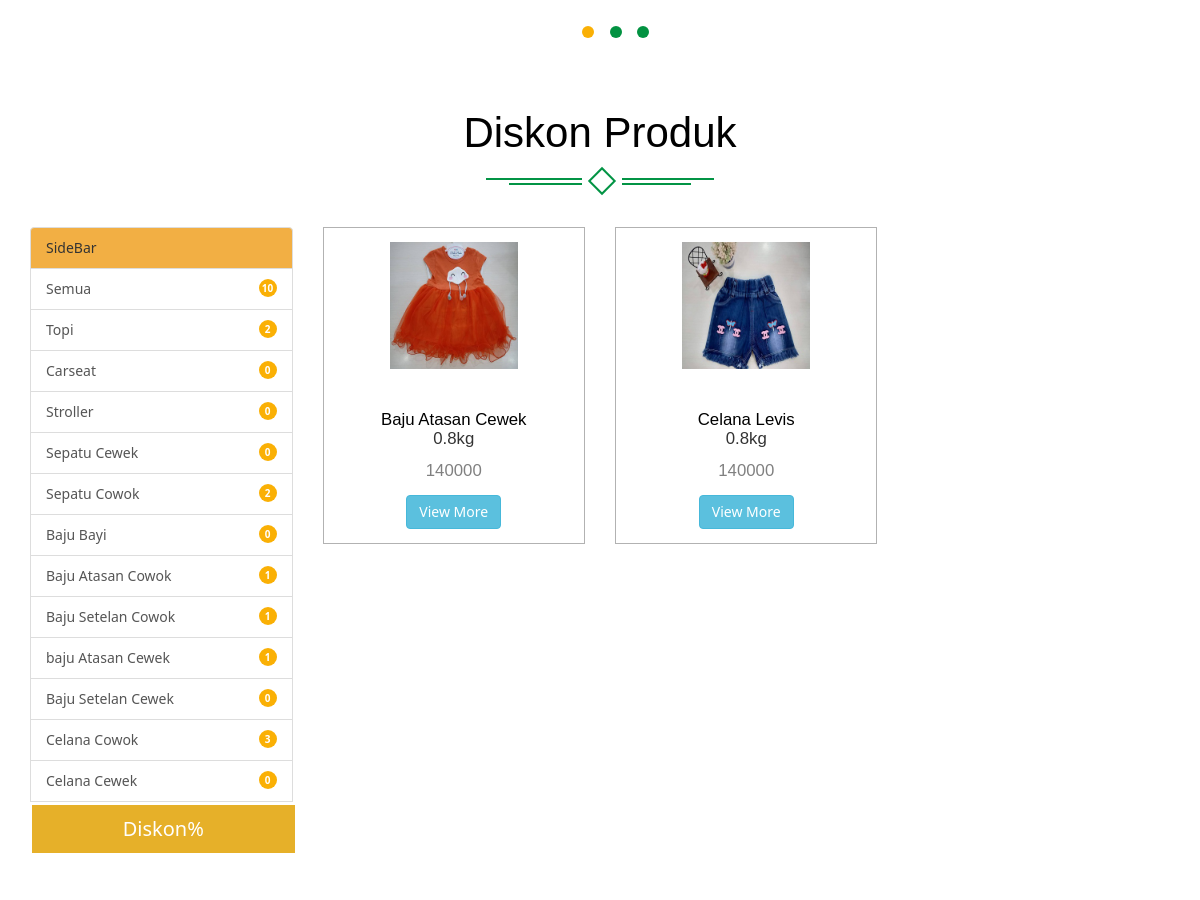
Before: /pengunjung/dashboard/diskonproduk.php (middle part) with the older database file.
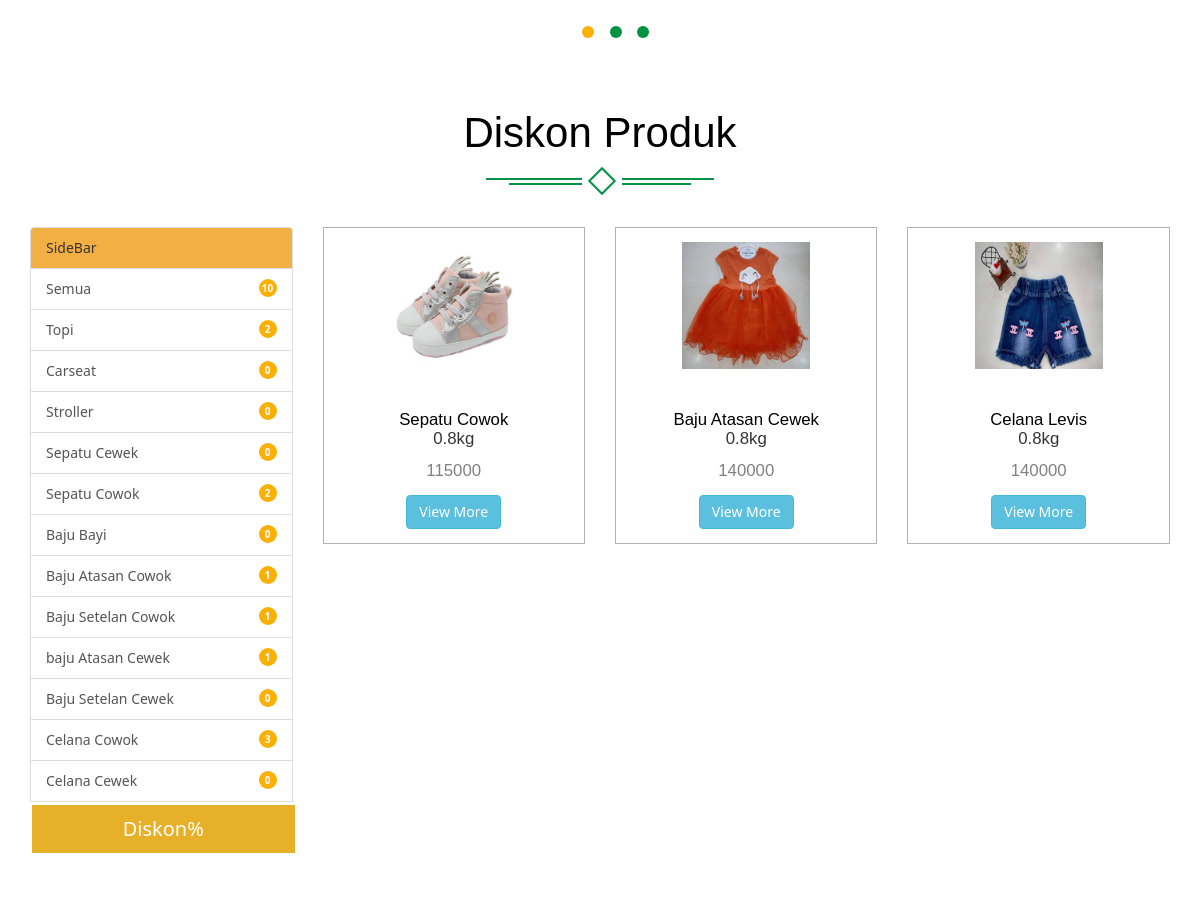
After: the same page with the newer database file.
### tables this page shows
CREATE TABLE `sub_kategori` (
  `kd_subkategori` int(11) NOT NULL,
  `id_kategori` int(11) NOT NULL,
  `nama_subkategori` varchar(50) NOT NULL
);

CREATE TABLE `produk` (
  `kodeproduk` int(11) NOT NULL,
  `kd_subkategori` int(11) NOT NULL,
  `nama_produk` varchar(50) NOT NULL,
  `deskripsi` varchar(255) NOT NULL,
  `harga_produk` int(11) NOT NULL,
  `stok` int(11) NOT NULL,
  `berat` float NOT NULL,
  `foto1` varchar(255) NOT NULL,
  `foto2` varchar(255) DEFAULT NULL,
  `ukuran` varchar(200) NOT NULL,
  `diskon` int(11) DEFAULT NULL,
  `tgl_masuk` datetime NOT NULL
);

### pengunjung/dashboard/diskonproduk.php (the view, shortened to what this page needs)
<?php include_once('../_headerpenggunjung.php'); ?>
<!DOCTYPE html>
<html>
<head>
</head>
</head>
<body>
	<div class="product">
		<div class="container">
			<div class="spec ">
				<h3>Diskon Produk</h3>
				<div class="ser-t">
					<span><i></i></span>
				</div>
			</div>
			<div class="row">
				<div class="col-md-3">
					<span href="#" class="list-group-item active" style="background: #f2af44">
						SideBar
					</span>
					<?php
					$sql    ="SELECT * FROM produk";
					$query    =mysqli_query($conn, $sql);
					$count    =mysqli_num_rows($query);
					?>
					<a href="" class="list-group-item">
					</i>Semua<span class="float-right badge badge-light round">
						<?php echo $count; ?></span> </a>
						<?php $ambil = mysqli_query($conn, "SELECT * FROM sub_kategori"); ?>
						<?php while ($persubkategori=  mysqli_fetch_assoc($ambil)) { ?>
							<?php
							$sql1      = "SELECT * from produk where kd_subkategori=$persubkategori[kd_subkategori]";
							$query1    = mysqli_query($conn, $sql1);
							$count1    = mysqli_num_rows($query1);
							?>
							<a href="subkategori.php?halaman=subkategori&kd_subkategori=<?php echo $persubkategori["kd_subkategori"] ?>" class="list-group-item">
							</i><?php echo $persubkategori["nama_subkategori"]; ?><span class="float-right badge badge-light round"><?php echo $count1; ?></span> </a>
							<?php } ?>
						<div>
								<a href="diskonproduk.php?halaman=diskonproduk" class="button btn-block">Diskon%</a>
						</div>
					</div>
						<div class="col-md-9">
							<div class="row">
								<?php $ambil = mysqli_query($conn, "SELECT * FROM produk WHERE diskon ORDER BY tgl_masuk DESC LIMIT 30"); ?>
								<?php while ($perproduk =  mysqli_fetch_assoc($ambil)) { ?>
									<div class="col-md-4 pro-1">
										<div class="col-m">
											<a href="#" data-toggle="modal" data-target="#myModal24" class="offer-img">
												<img src="../../images/<?php echo $perproduk["foto1"]; ?>" class="img-responsive" alt="">
											</a>
											<div class="mid-1">
												<div class="women">
													<h6 style="text-align: center;"><a href="deskripsi.php?halaman=deskripsi&kodeproduk=<?php echo $perproduk["kodeproduk"]; ?>"><?php echo $perproduk["nama_produk"] ?></a><p><?php echo $perproduk["berat"]; ?>kg</p>	</h6>
												</div>
												<div class="mid-2">
													<h6 style="text-align: center; color: grey"><?php echo $perproduk["harga_produk"]; ?></h6>
												</div>
												<div class="add">
													<a href="deskripsi.php?halaman=deskripsi&kodeproduk=<?php echo $perproduk["kodeproduk"]; ?>" class="btn btn-info"><span class="">View More</span></a>
												</div>
											</div>
										</div>
									</div>
									<?php } ?>
									<div class="clearfix"></div>
								</div>
							</div>
						</div>
					</div>
				</div>
</body>
</html>

### pengunjung/_headerpenggunjung.php (shortened to what this page needs)
<!DOCTYPE html>
<html>
<head>
	<link href="../css/bootstrap.css" rel='stylesheet' type='text/css' />
	<link href="../css/style.css" rel='stylesheet' type='text/css' />
	<link href="../css/font-awesome.css" rel="stylesheet">
	<link rel="stylesheet" href="../css/jstarbox.css" type="text/css" media="screen" charset="utf-8" />
</head>
<body>
  	<div id="myCarousel" class="carousel slide" data-ride="carousel">
  		<ol class="carousel-indicators">
  			<li data-target="#myCarousel" data-slide-to="0" class="active"></li>
  			<li data-target="#myCarousel" data-slide-to="1"></li>
  			<li data-target="#myCarousel" data-slide-to="2"></li>
  		</ol>
  	</div>
  </body>

### pengunjung/css/style.css (style rules this page uses)
body { margin:0; padding:0; background:#fff; font-family: 'Noto Sans', sans-serif; }
body a { transition:0.5s all; -webkit-transition:0.5s all; -moz-transition:0.5s all; -o-transition:0.5s all; -ms-transition:0.5s all; }
h1,h2,h3,h4,h5,h6 { margin:0; font-family: 'Montserrat', sans-serif; }
p,label { margin:0; }
.badge { display: inline-block; width: 18px; height: 18px; line-height: 19px; padding: 0; font-size: 10px; font-weight: bold; color: #fff; text-align: center; white-space: nowrap; vertical-align: baseline; background-color: #FAB005; border-radius: 10px; }
.spec { text-align: center; margin-bottom: 3em; }
.spec h3 { font-size:3em; color:#000; margin-bottom:0.5em; }
.ser-t { text-align: center; margin: 0 auto; width: 20%; position: relative; }
.ser-t span { width: 40px; height: 40px; display: block; background: #fff; position: absolute; top: -7px; left: 42%; }
.ser-t span i { width: 20px;height: 20px; display: block; border: 2px solid #039445; -webkit-transform: rotate(45deg) translate3d(0, 0, 0); -moz-transform: rotate(45deg) translate3d(0, 0, 0); -ms-transform: rotate(45deg) translate3d(0, 0, 0); -o-transform: rotate(45deg) translate3d(0, 0, 0); transform: rotate(45deg) translate3d(0, 0, 0); margin-left: 0.7em; }
.mid-1 h6 { font-size: 1.2em; }
.mid-1 h6 a { color: #000000; text-decoration:none; }
.mid-2 { padding: 1em 0; }
.mid-1 { padding: 3em 0 0; }
.add { text-align:center; }
.col-m { padding: 1em; border: 1px solid #B2B2B2; }
.offer-img { position:relative; display:block; }
.offer-img img { margin:0 auto; width: 55%; }
.product { padding:8em 0 6em; }
.pro-1 { margin-bottom: 2em; }
.carousel-indicators { position: absolute; bottom: -45px; left: 48%; z-index: 15; width: auto; padding-left: 0; margin: 0; text-align: center; list-style: none; }
.carousel-indicators li { display: inline-block; width: 12px; height: 12px; margin:0 6px; text-indent: -999px; cursor: pointer; background-color: #029241; border: none; border-radius: 10px; }
.carousel-indicators .active { background-color: #FAB005; margin: 0 6px; }
ul.resp-tabs-list, p { margin: 0px; padding: 0px; }
ol { margin-bottom: 44px; }

### pengunjung/dashboard/diskonproduk.php (style rules this page uses)
.button { background-color: #e6b029; border: none; color: white; padding: 10px 24px; text-align: center; text-decoration: none; display: inline-block; font-size: 20px; margin: 4px 2px; cursor: pointer; }

Changed rows visible on the page:
now on this page (row edited): produk: foto1 (picture), nama_produk "Sepatu Cowok", berat "0.8", harga_produk "115000"
